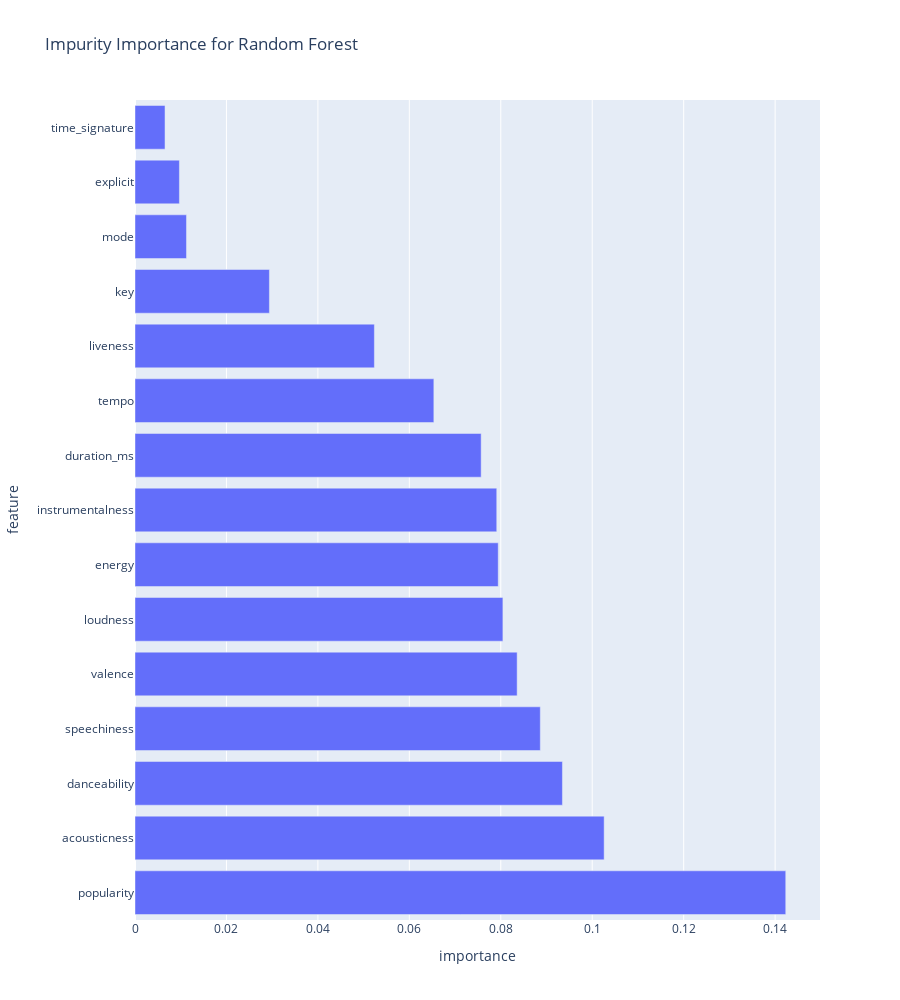

Notebook source saved alongside this figure:
### Markdown cell above
The Random Forest feature importance is represented in the bar plot shown below.

### Code cell
px.bar(music_rf_importance, y='feature', x='importance',
       orientation='h', title='Impurity Importance for Random Forest', height=1000)

### Figure 1 — Plotly figure (JSON) as saved in the notebook; plotly's stock layout.template omitted (floating-point values rounded to 4 significant figures)
{"data": [{"alignmentgroup": "True", "hovertemplate": "importance=%{x}<br>feature=%{y}<extra></extra>", "legendgroup": "", "marker": {"color": "#636efa", "pattern": {"shape": ""}}, "name": "", "offsetgroup": "", "orientation": "h", "showlegend": false, "textposition": "auto", "type": "bar", "x": [0.1423, 0.1026, 0.09348, 0.08864, 0.08358, 0.08046, 0.07944, 0.07912, 0.07571, 0.06536, 0.05235, 0.02939, 0.01126, 0.009713, 0.006569], "xaxis": "x", "y": ["popularity", "acousticness", "danceability", "speechiness", "valence", "loudness", "energy", "instrumentalness", "duration_ms", "tempo", "liveness", "key", "mode", "explicit", "time_signature"], "yaxis": "y"}], "layout": {"barmode": "relative", "height": 1000, "legend": {"tracegroupgap": 0}, "title": {"text": "Impurity Importance for Random Forest"}, "xaxis": {"anchor": "y", "domain": [0, 1], "title": {"text": "importance"}}, "yaxis": {"anchor": "x", "domain": [0, 1], "title": {"text": "feature"}}}}
